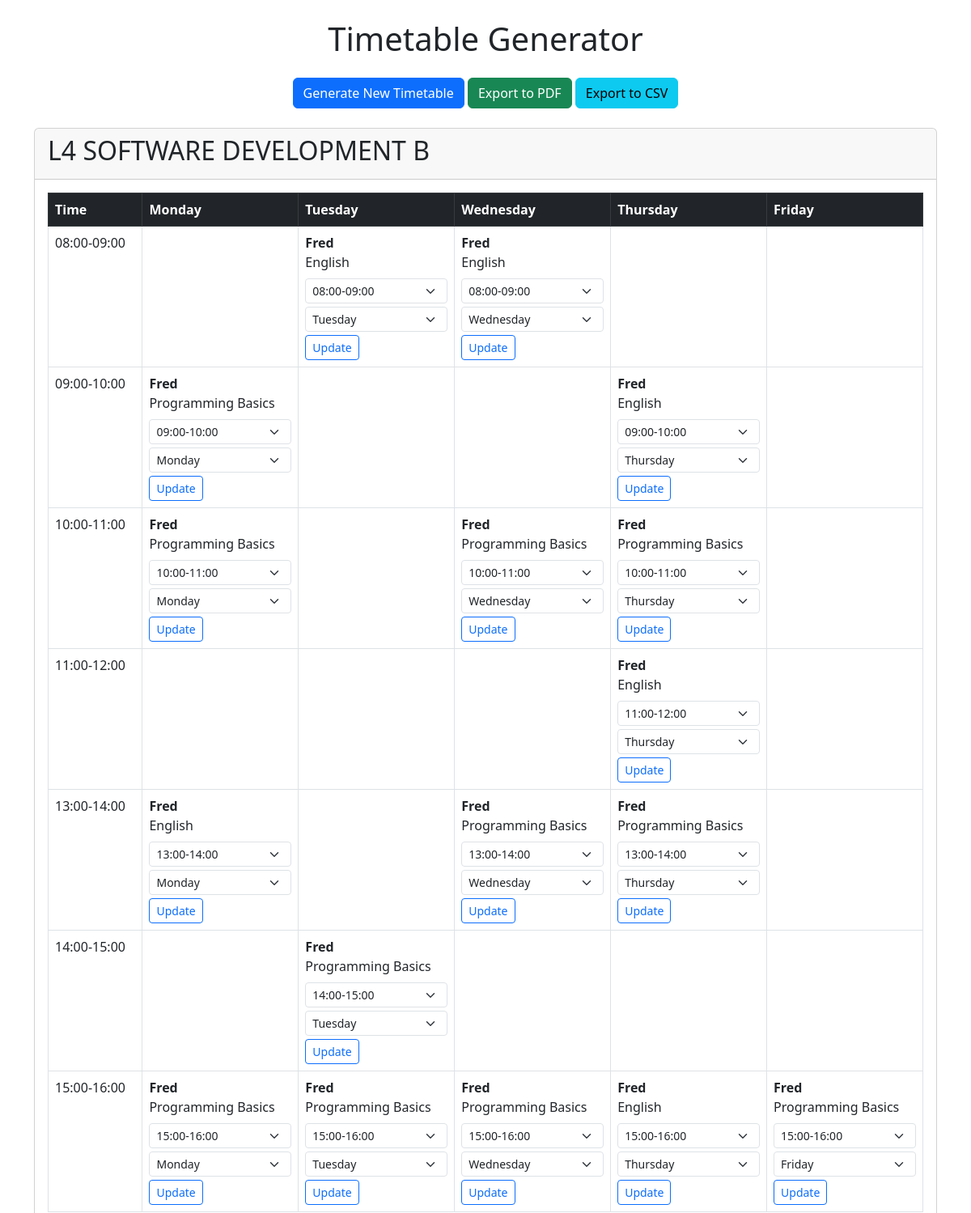
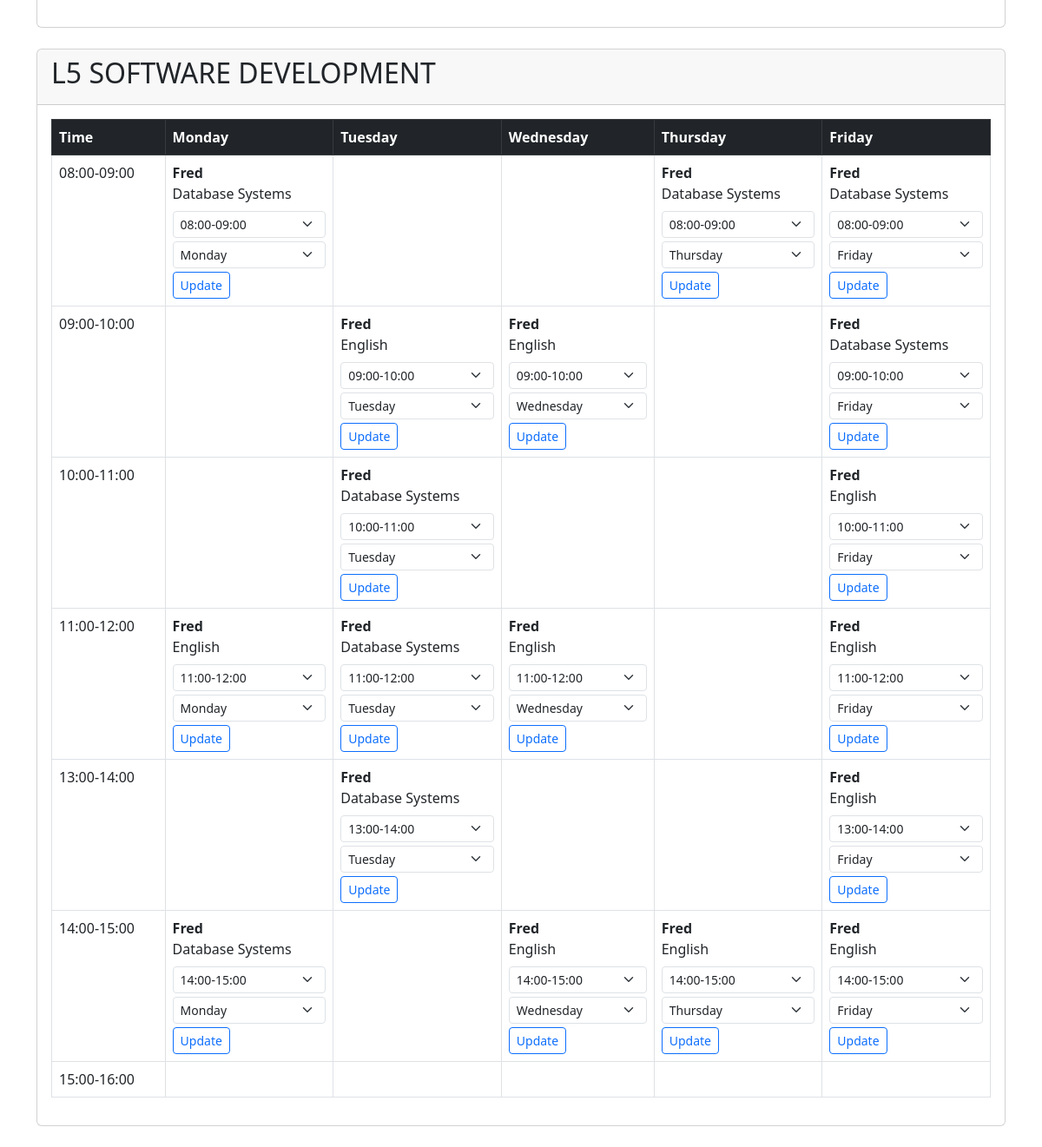
Page /Admin2/a.php on the committed database (2 pictures, top to bottom).
### tables this page shows
CREATE TABLE `tblclass` (
  `Id` int(10) NOT NULL,
  `level` varchar(255) NOT NULL,
  `className` varchar(255) NOT NULL,
  `totalStudents` int(255) NOT NULL,
  `boys` int(255) NOT NULL,
  `girls` int(255) NOT NULL,
  `school` varchar(255) NOT NULL
);

CREATE TABLE `timetable` (
  `id` int(11) NOT NULL,
  `class_id` int(11) NOT NULL,
  `teacher_id` int(11) NOT NULL,
  `lesson_id` int(11) NOT NULL,
  `day` enum('Monday','Tuesday','Wednesday','Thursday','Friday') NOT NULL,
  `time_slot` enum('08:00-09:00','09:00-10:00','10:00-11:00','11:00-12:00','13:00-14:00','14:00-15:00','15:00-16:00') NOT NULL,
  `created_at` timestamp NOT NULL DEFAULT current_timestamp()
);

CREATE TABLE `tblteachers` (
  `id` int(11) NOT NULL,
  `name` varchar(255) NOT NULL,
  `gender` varchar(255) NOT NULL,
  `username` varchar(255) NOT NULL,
  `password` varchar(255) NOT NULL,
  `phoneNo` varchar(20) NOT NULL,
  `address` varchar(255) NOT NULL,
  `roleId` int(11) NOT NULL,
  `school` varchar(255) NOT NULL,
  `created_at` date NOT NULL DEFAULT current_timestamp()
);

CREATE TABLE `lessons` (
  `id` int(10) NOT NULL,
  `teacher_id` int(11) NOT NULL,
  `lesson_title` varchar(255) NOT NULL,
  `lesson_description` text DEFAULT NULL,
  `school` varchar(255) NOT NULL,
  `created_at` timestamp NOT NULL DEFAULT current_timestamp(),
  `updated_at` timestamp NOT NULL DEFAULT current_timestamp() ON UPDATE current_timestamp()
);

### Admin2/timetable_generator.php (called while the page is built, shortened)
<?php
require_once 'config.php';
class TimetableGenerator {
    private $conn;
    public function __construct($conn, $timeSlots, $days) {
        $this->conn = $conn;
    }
    public function getClassTimetable($classId) {
        $stmt = $this->conn->prepare(
            "SELECT t.*, tch.name AS teacher_name, l.lesson_title
            FROM timetable t
            JOIN tblteachers tch ON t.teacher_id = tch.id
            JOIN lessons l ON t.lesson_id = l.id
            WHERE t.class_id = ?
            ORDER BY FIELD(day, 'Monday','Tuesday','Wednesday','Thursday','Friday'),
            FIELD(time_slot, '08:00-09:00','09:00-10:00','10:00-11:00','11:00-12:00','13:00-14:00','14:00-15:00','15:00-16:00')"
        );
        $stmt->bind_param("i", $classId);
        $stmt->execute();
        $result = $stmt->get_result();
        return $result->fetch_all(MYSQLI_ASSOC);
    }
}
?>

### Admin2/config.php (called while the page is built, shortened)
<?php
$timeSlots = [
    '08:00-09:00', '09:00-10:00', '10:00-11:00', '11:00-12:00',
    '13:00-14:00', '14:00-15:00', '15:00-16:00'
];
$days = ['Monday', 'Tuesday', 'Wednesday', 'Thursday', 'Friday'];
?>

### Admin2/a.php (the view, shortened to what this page needs)
<?php
require_once 'timetable_generator.php';
$generator = new TimetableGenerator($conn, $timeSlots, $days);
$classes = $conn->query("SELECT Id, className FROM tblclass WHERE school = 'ETS'")->fetch_all(MYSQLI_ASSOC);
    ?>
<!DOCTYPE html>
<html lang="en">
<head>
    <link href="https://cdn.jsdelivr.net/npm/bootstrap@5.3.0/dist/css/bootstrap.min.css" rel="stylesheet">
</head>
<body>
    <div class="container mt-4">
        <h1 class="text-center mb-4">Timetable Generator</h1>
        <div class="mb-4 text-center">
            <form method="post" class="d-inline">
                <button type="submit" name="generate" class="btn btn-primary">Generate New Timetable</button>
            </form>
            <a href="?export=pdf" target="_blank" class="btn btn-success">Export to PDF</a>
            <a href="?export=csv" class="btn btn-info">Export to CSV</a>
        </div>
        <?php foreach ($classes as $class): ?>
            <div class="card mb-4">
                <div class="card-header">
                    <h2 class="card-title"><?php echo $class['className']; ?></h2>
                </div>
                <div class="card-body">
                    <?php $timetable = $generator->getClassTimetable($class['Id']); ?>
                    <div class="table-responsive">
                        <table class="table table-bordered table-hover">
                            <thead class="table-dark">
                                <tr>
                                    <th>Time</th>
                                    <?php foreach ($days as $day): ?>
                                        <th><?php echo $day; ?></th>
                                    <?php endforeach; ?>
                                </tr>
                            </thead>
                            <tbody>
                                <?php foreach ($timeSlots as $slot): ?>
                                    <tr>
                                        <td><?php echo $slot; ?></td>
                                        <?php foreach ($days as $day):
                                            $entry = array_filter($timetable, function($item) use ($day, $slot) {
                                                return $item['day'] === $day && $item['time_slot'] === $slot;
                                            });
                                            $entry = reset($entry);
                                        ?>
                                            <td <?php echo !$entry ? 'class="empty"' : ''; ?>>
                                                <?php if ($entry): ?>
                                                    <?php
                                                    $teacherName = explode(' ', trim($entry['teacher_name']))[1] ?? $entry['teacher_name'];
                                                    echo "<strong>" . $teacherName . "</strong><br>" . $entry['lesson_title'];
                                                    ?>
                                                    <form method="post" class="mt-2">
                                                        <select name="time_slot" class="form-select form-select-sm mb-1">
                                                            <?php foreach ($timeSlots as $ts): ?>
                                                                <option value="<?php echo $ts; ?>" <?php echo $ts === $slot ? 'selected' : ''; ?>>
                                                                    <?php echo $ts; ?>
                                                                </option>
                                                            <?php endforeach; ?>
                                                        </select>
                                                        <select name="day" class="form-select form-select-sm mb-1">
                                                            <?php foreach ($days as $d): ?>
                                                                <option value="<?php echo $d; ?>" <?php echo $d === $day ? 'selected' : ''; ?>>
                                                                    <?php echo $d; ?>
                                                                </option>
                                                            <?php endforeach; ?>
                                                        </select>
                                                        <button type="submit" name="update" class="btn btn-sm btn-outline-primary">Update</button>
                                                    </form>
                                                <?php endif; ?>
                                            </td>
                                        <?php endforeach; ?>
                                    </tr>
                                <?php endforeach; ?>
                            </tbody>
                        </table>
                    </div>
                </div>
            </div>
        <?php endforeach; ?>
    </div>
</body>
</html>

### Admin2/a.php (style rules this page uses)
.empty { background-color: #f8f9fa; }

### rows in the picture
tblclass: className "L4 SOFTWARE DEVELOPMENT B", day "Monday", day "Tuesday", day "Wednesday", day "Thursday", day "Friday", slot "08:00-09:00", slot "09:00-10:00", slot "10:00-11:00", slot "11:00-12:00", slot "13:00-14:00", slot "14:00-15:00", slot "15:00-16:00"
timetable: teacher.name "Fred", lesson.lesson_title "English"
timetable: teacher.name "Fred", lesson.lesson_title "English"
timetable: teacher.name "Fred", lesson.lesson_title "Programming Basics"
timetable: teacher.name "Fred", lesson.lesson_title "English"
timetable: teacher.name "Fred", lesson.lesson_title "Programming Basics"
timetable: teacher.name "Fred", lesson.lesson_title "Programming Basics"
timetable: teacher.name "Fred", lesson.lesson_title "Programming Basics"
timetable: teacher.name "Fred", lesson.lesson_title "English"
timetable: teacher.name "Fred", lesson.lesson_title "English"
timetable: teacher.name "Fred", lesson.lesson_title "Programming Basics"
timetable: teacher.name "Fred", lesson.lesson_title "Programming Basics"
timetable: teacher.name "Fred", lesson.lesson_title "Programming Basics"
timetable: teacher.name "Fred", lesson.lesson_title "Programming Basics"
timetable: teacher.name "Fred", lesson.lesson_title "Programming Basics"
timetable: teacher.name "Fred", lesson.lesson_title "Programming Basics"
timetable: teacher.name "Fred", lesson.lesson_title "English"
timetable: teacher.name "Fred", lesson.lesson_title "Programming Basics"
tblclass: className "L5 SOFTWARE DEVELOPMENT", day "Monday", day "Tuesday", day "Wednesday", day "Thursday", day "Friday", slot "08:00-09:00", slot "09:00-10:00", slot "10:00-11:00", slot "11:00-12:00", slot "13:00-14:00", slot "14:00-15:00", slot "15:00-16:00"
timetable: teacher.name "Fred", lesson.lesson_title "Database Systems"
timetable: teacher.name "Fred", lesson.lesson_title "Database Systems"
timetable: teacher.name "Fred", lesson.lesson_title "Database Systems"
timetable: teacher.name "Fred", lesson.lesson_title "English"
timetable: teacher.name "Fred", lesson.lesson_title "English"
timetable: teacher.name "Fred", lesson.lesson_title "Database Systems"
timetable: teacher.name "Fred", lesson.lesson_title "Database Systems"
timetable: teacher.name "Fred", lesson.lesson_title "English"
timetable: teacher.name "Fred", lesson.lesson_title "English"
timetable: teacher.name "Fred", lesson.lesson_title "Database Systems"
timetable: teacher.name "Fred", lesson.lesson_title "English"
timetable: teacher.name "Fred", lesson.lesson_title "English"
timetable: teacher.name "Fred", lesson.lesson_title "Database Systems"
timetable: teacher.name "Fred", lesson.lesson_title "English"
timetable: teacher.name "Fred", lesson.lesson_title "Database Systems"
timetable: teacher.name "Fred", lesson.lesson_title "English"
timetable: teacher.name "Fred", lesson.lesson_title "English"
timetable: teacher.name "Fred", lesson.lesson_title "English"

### other values in the picture
form field time_slot "08:00-09:00"
form field day "Tuesday"
form field day "Wednesday"
form field time_slot "09:00-10:00"
form field day "Monday"
form field day "Thursday"
form field time_slot "10:00-11:00"
form field time_slot "11:00-12:00"
form field time_slot "13:00-14:00"
form field time_slot "14:00-15:00"
form field time_slot "15:00-16:00"
form field day "Friday"
